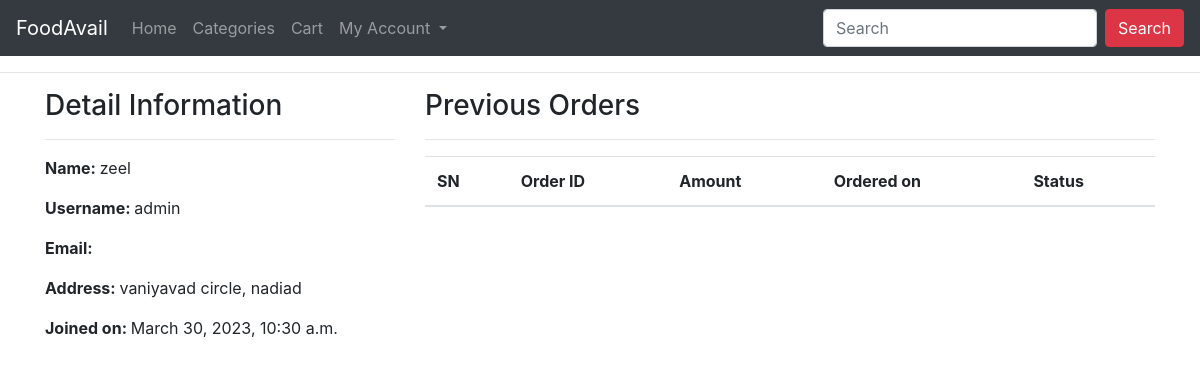
/profile/ (signed in), run on the app's committed database.
### ecomapp/models.py (models this page shows, shortened)
class Customer(models.Model):
    user = models.OneToOneField(User, on_delete=models.CASCADE)
    full_name = models.CharField(max_length=200)
    address = models.CharField(max_length=200, null=True, blank=True)
    joined_on = models.DateTimeField(auto_now_add=True)

### ecomapp/views.py (the view)
# urls.py: path("profile/", CustomerProfileView.as_view(), name="customerprofile"),
class CustomerProfileView(TemplateView):
    template_name = "customerprofile.html"
    def dispatch(self, request, *args, **kwargs):
        if request.user.is_authenticated and Customer.objects.filter(user=request.user).exists():
            pass
        else:
            return redirect("/login/?next=/profile/")
        return super().dispatch(request, *args, **kwargs)
    def get_context_data(self, **kwargs):
        context = super().get_context_data(**kwargs)
        customer = self.request.user.customer
        context['customer'] = customer
        orders = Order.objects.filter(cart__customer=customer).order_by("-id")
        context["orders"] = orders
        return context

### templates/customerprofile.html (shortened to what this page needs)
{% extends 'base.html' %}
{% block content %}
<div class="container">
    <div class="row">
        <div class="col-md-4">
            <h3>Detail Information</h3><hr>
            <p><span class="font-weight-bold">Name: </span> {{customer.full_name}}</p>
            <p><span class="font-weight-bold">Username: </span> {{customer.user.username}}</p>
            <p><span class="font-weight-bold">Email: </span> {{customer.user.email}}</p>
            <p><span class="font-weight-bold">Address: </span> {{customer.address}}</p>
            <p><span class="font-weight-bold">Joined on: </span> {{customer.joined_on}}</p>
        </div>
        <div class="col-md-8">
            <h3>Previous Orders</h3>
            <hr>
            <table class="table">
                <thead>
                    <tr>
                        <th>SN</th>
                        <th>Order ID</th>
                        <th>Amount</th>
                        <th>Ordered on</th>
                        <th>Status</th>
                    </tr>
                </thead>
            </table>
        </div>
    </div>
</div>
{% endblock %}

### data on the page
Customer: full_name "zeel", user.username "admin", address "vaniyavad circle, nadiad", joined_on "March 30, 2023, 10:30 a.m."
